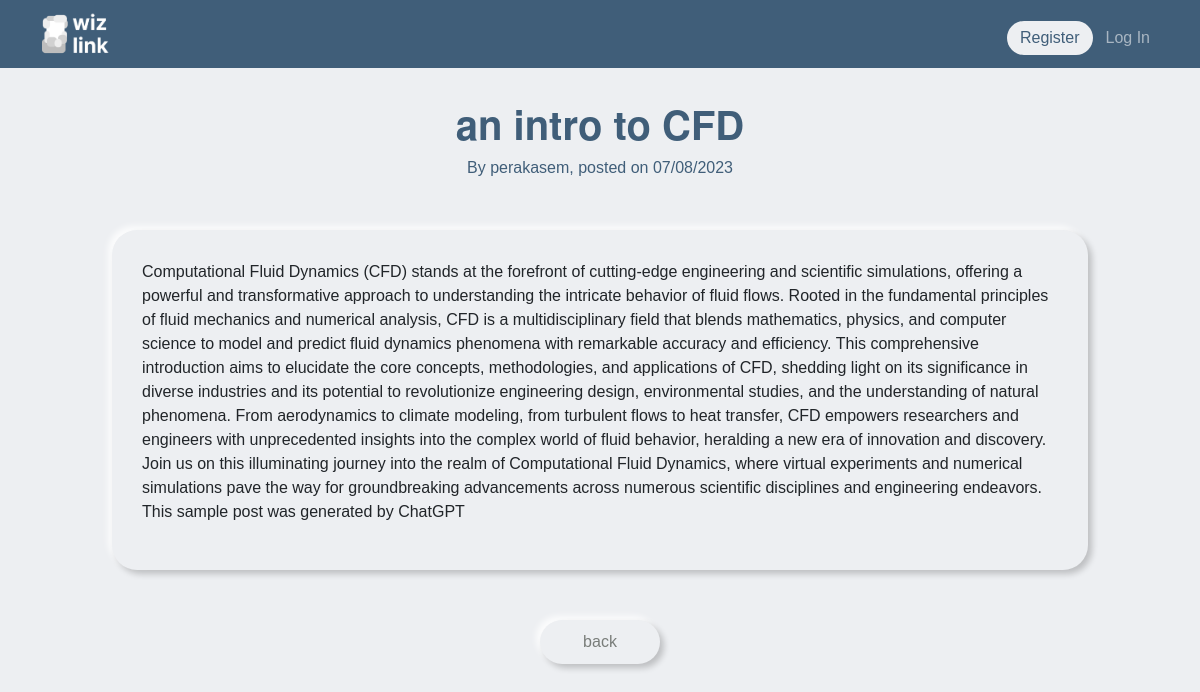
/post/1, run on the app's committed database.
### tables this page shows
CREATE TABLE posts (
    post_id INTEGER PRIMARY KEY,
    user_id INTEGER,
    time TEXT,
    author TEXT,
    title TEXT,
    content TEXT
);

### app.py (the view)
@app.route("/post/<pid>")
def post(pid):
    guide = db.execute("SELECT * FROM posts WHERE post_id = ?", pid)
    return render_template("post.html", post = guide)

### app.py (called while the page is built)
@app.after_request
def after_request(response):
    response.headers["Cache-Control"] = "no-cache, no-store, must-revalidate"
    response.headers["Expires"] = 0
    response.headers["Pragma"] = "no-cache"
    return response

### templates/post.html (shortened to what this page needs)
{% extends "layout.html" %}
{% block main %}
<div>
    <body>
        {% for item in post %}
        <div class="post">
            <div class="header">
                <h1>
                    <b>{{ item.title }}</b>
                </h1>
                <p>By {{ item.author }}, posted on {{ item.time }}</p>
            </div>
            <div class="container">
                <div class="box_s">
                    <p>{{ item.content }}</p>
                </div>
                <div class="text-center">
                    <button class="button_s" onclick="history.back()">back</button>
                </div>
            </div>
        </div>
    {% endfor %}
    </body>
</div>
{% endblock %}

### static/styles.css (style rules this page uses)
body { background-color: #edeff2; -moz-user-select: none; -webkit-user-select: none; -ms-user-select:none; user-select:none; -o-user-select:none; font-family: helvetica; font-weight: 100; }
.header { text-align: center; color: #405E79; }
h1 { font-family: helvetica; text-align: center; font-weight: 800 }
.box_s { border-radius: 25px; padding: 30px; margin: 50px; top: 30%; left: 30%; background-color: #edeff2; box-shadow: 4px 4px 6px 0 rgba(0, 0, 0, 0.2), -4px -4px 6px 0 rgba(255, 255, 255, 0.8); }
.button_s { background-color: #edeff2; border-radius: 25px; padding: 10px; border: none; width: 120px; text-align: center; color: #797d7a; font-size: 12pt; font-family: helvetica; font-weight: 300; text-align: center; box-shadow: 4px 4px 6px 0 rgba(0, 0, 0, 0.2), -4px -4px 6px 0 rgba(255, 255, 255, 0.8); }
* { margin: 0; padding: 0; box-sizing: border-box; }
.header h1 { text-align: center; margin-top: 50px; font-family:"Helvetica Neue", Courier, sans-serif; }

### data on the page
posts: title "an intro to CFD", author "perakasem", time "07/08/2023", content "Computational Fluid Dynamics (CFD) stands at the forefront of cutting-edge engineering and scientific simulations, offering a powerful and transformative approach to understanding the intricate behavior of fluid flows. Rooted in the fundamental principles of fluid mechanics and numerical analysis, CFD is a multidisciplinary field that blends mathematics, physics, and computer science to model and predict fluid dynamics phenomena with remarkable accuracy and efficiency. This comprehensive introduction aims to elucidate the core concepts, methodologies, and applications of CFD, shedding light on its significance in diverse industries and its potential to revolutionize engineering design,…"
